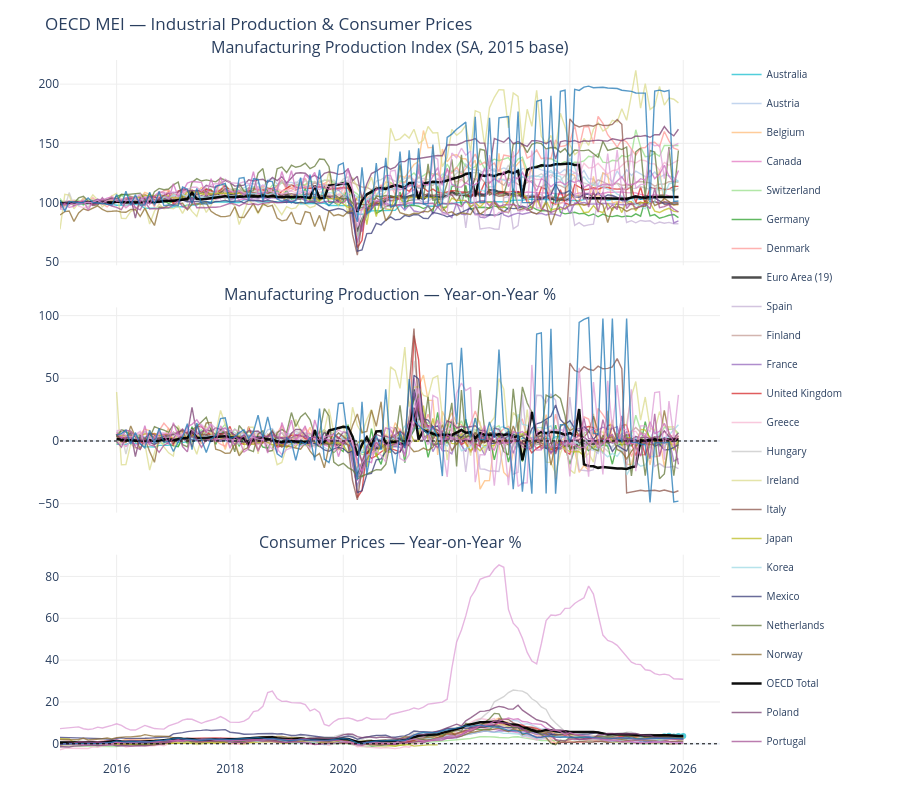

Here is the notebook cell this chart was saved with:
### Code cell
# ── C3 · Chart — Industrial Production & Prices ───────────────────────────────
production_fig = make_subplots(
    rows=3, cols=1, shared_xaxes=True, vertical_spacing=0.06,
    subplot_titles=["Manufacturing Production Index (SA, 2015 base)",
                    "Manufacturing Production — Year-on-Year %",
                    "Consumer Prices — Year-on-Year %"],
)

for row, (df_w, fmt) in enumerate([
        (ipi_wide,  "{y:.1f}"),
        (ipi_yoy,   "{y:.1f}%"),
        (cpi_wide,  "{y:.1f}%")], start=1):
    for country in (df_w.columns if not df_w.empty else []):
        s = df_w[country].dropna()
        if s.empty:
            continue
        name = COUNTRY_LABELS.get(country, country)
        production_fig.add_trace(
            go.Scatter(x=s.index, y=s.values, name=name,
                       legendgroup=name, showlegend=(row == 1),
                       hovertemplate=f"<b>{name}</b><br>%{{x|%Y-%m}}: %{fmt}<extra></extra>",
                       **_line_kw(country)),
            row=row, col=1)
    if row > 1:
        production_fig.add_hline(y=0, line_dash="dot", line_color="black",
                                  line_width=1, row=row, col=1)

production_fig.update_layout(
    title="OECD MEI — Industrial Production & Consumer Prices", height=800,
    legend=dict(orientation="v", x=1.01, y=1, font=dict(size=10)),
    hovermode="x unified", template="plotly_white",
    margin=dict(l=60, r=180, t=60, b=40))
production_fig.update_xaxes(showgrid=True, gridcolor="#eeeeee")
production_fig.update_yaxes(showgrid=True, gridcolor="#eeeeee")

production_fig.show()
print("✅ C3 · Production & Prices chart rendered")
